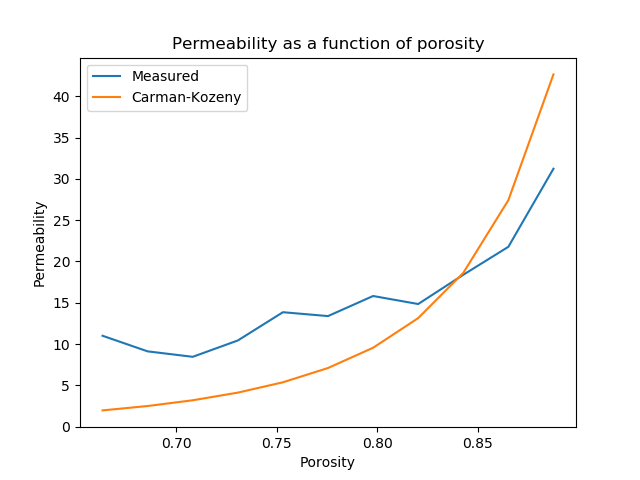

Recreate this plot in Python.
import pandas as pd
import numpy as np
import matplotlib.pyplot as plt
import os

datadir = "data/"
os.system("mkdir -p %s" % datadir)

b = 5.72
sigma = 3.405
bs = b/sigma
radius = 2*2.94
total_particles = 32000
viscosity = 0.73

no_spheres = [i for i in range(5,16)]
porosity = 1 - np.array(no_spheres)*(4/3)*np.pi*(radius/(20*bs))**3
outfiles = [datadir + "%d.lammpstrj" % i for i in no_spheres]
datafiles = [datadir + "%d.csv" % i for i in no_spheres]

avg_velocity = np.zeros(len(no_spheres))
number_of_particles = np.zeros(len(no_spheres))
for i, n  in enumerate(no_spheres):
    if not os.path.exists(outfiles[i]):
        os.system("lmp_serial < in.porosity -var no_spheres %d -var dump %s" % (n, outfiles[i]))
    if not os.path.exists(datafiles[i]):
        os.system("ovitos ovitos_velocity.py %s %s" % (outfiles[i], datafiles[i]))

    df = pd.read_csv(datafiles[i], header=None)
    avg_velocity[i] = df.values[0][0]
    number_of_particles[i] = df.values[1][0]

number_density = number_of_particles/total_particles

permeability = avg_velocity*viscosity/(number_density*0.1)
permeability_theoretical = radius**2/45 * porosity**3/(1-porosity)**2

plt.style.use('default')
plt.plot(porosity, permeability)
plt.plot(porosity, permeability_theoretical)
plt.legend(["Measured", "Carman-Kozeny"])
plt.title("Permeability as a function of porosity")
plt.xlabel("Porosity")
plt.ylabel("Permeability")
plt.savefig("permeability.png")
